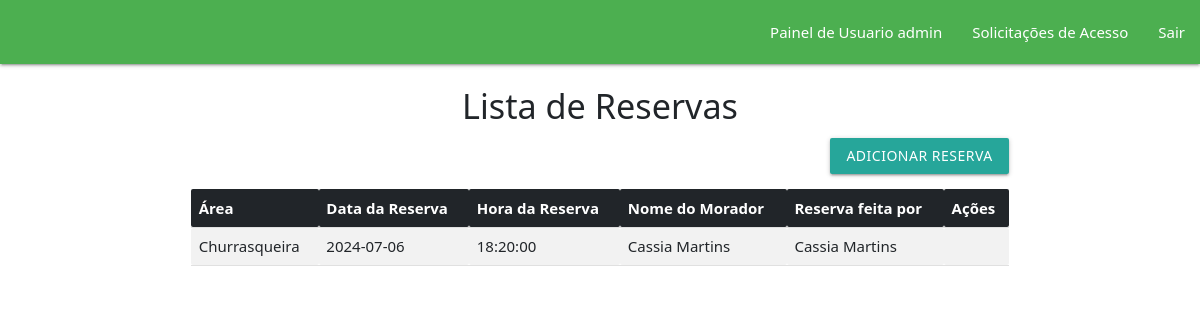
Page /listadereservas.php (signed in) on the committed database.
### tables this page shows
CREATE TABLE `reservas` (
  `reserva_id` int(11) NOT NULL,
  `morador_id` int(11) DEFAULT NULL,
  `area` varchar(255) DEFAULT NULL,
  `data_reserva` date DEFAULT NULL,
  `hora_reserva` time DEFAULT NULL,
  `usuario_id` int(11) NOT NULL
);

CREATE TABLE `moradores` (
  `morador_id` int(11) NOT NULL,
  `nome` varchar(255) NOT NULL,
  `sobrenome` varchar(255) NOT NULL,
  `num_apartamento` varchar(255) NOT NULL,
  `bloco` varchar(255) NOT NULL,
  `telefone` varchar(255) NOT NULL
);

CREATE TABLE `usuario` (
  `usuario_id` int(11) NOT NULL,
  `nome_usuario` varchar(100) NOT NULL,
  `email` varchar(100) NOT NULL,
  `telefone` varchar(20) NOT NULL,
  `cpf` varchar(14) NOT NULL,
  `rg` varchar(20) NOT NULL,
  `senha_usuario` varchar(255) NOT NULL,
  `tipo_acesso` enum('normal','administrador') NOT NULL DEFAULT 'normal'
);

### Model/ReservaAreaComumModel.php (called while the page is built, shortened)
<?php
class ReservaModel {
    private $connect;
    public function __construct($connect) {
        $this->connect = $connect;
    }
    public function obterReservas() {
        $sql = "SELECT reservas.*,
                       moradores.nome AS nome_morador,
                       moradores.sobrenome AS sobrenome_morador,
                       u.nome_usuario AS usuario_reserva
                FROM reservas
                LEFT JOIN moradores ON reservas.morador_id = moradores.morador_id
                LEFT JOIN usuario u ON reservas.usuario_id = u.usuario_id
                ORDER BY reservas.data_reserva DESC";
        return $this->connect->query($sql);
    }
}
?>

### listadereservas.php (the view, shortened to what this page needs)
<?php
include_once 'includes/header.php';
include_once 'menu.php';
include_once 'Model/ReservaAreaComumModel.php';
$model = new ReservaModel($connect);
$resultado = $model->obterReservas();
?>
<!DOCTYPE html>
<html lang="pt-br">
<head>
    <link rel="stylesheet" href="https://cdn.jsdelivr.net/npm/bootstrap-icons@1.10.3/font/bootstrap-icons.css" />
    <link href="https://cdn.jsdelivr.net/npm/bootstrap@5.3.0-alpha1/dist/css/bootstrap.min.css" rel="stylesheet" />
</head>
<body>
    <div class="container my-4">
        <h4 class="light text-center">Lista de Reservas</h4>
        <div class="text-end mb-3">
            <a href="reservar_areas.php" class="btn btn-success">Adicionar Reserva</a>
        </div>
        <table class="table table-striped">
            <thead class="table-dark">
                <tr>
                    <th>Área</th>
                    <th>Data da Reserva</th>
                    <th>Hora da Reserva</th>
                    <th>Nome do Morador</th>
                    <th>Reserva feita por</th>
                    <th>Ações</th>
                </tr>
            </thead>
            <tbody>
                <?php while($dados = $resultado->fetch_assoc()): ?>
                <tr>
                    <td><?php echo htmlspecialchars(ucfirst($dados['area'])); ?></td>
                    <td><?php echo $dados['data_reserva']; ?></td>
                    <td><?php echo $dados['hora_reserva']; ?></td>
                    <td><?php echo htmlspecialchars($dados['nome_morador'] . ' ' . $dados['sobrenome_morador']); ?></td>
                    <td><?php echo htmlspecialchars($dados['usuario_reserva']); ?></td>
                    <td>
                    </td>
                </tr>
                <?php endwhile; ?>
            </tbody>
        </table>
    </div>
    <?php include_once 'includes/footer.php'; ?>
</body>
</html>

### rows in the picture
reservas: area "Churrasqueira", data_reserva "2024-07-06", hora_reserva "18:20:00", morador.sobrenome "Cassia Martins", usuario.nome_usuario "Cassia Martins"

### other values in the picture
$_SESSION['nome_usuario'] "Usuario admin"
